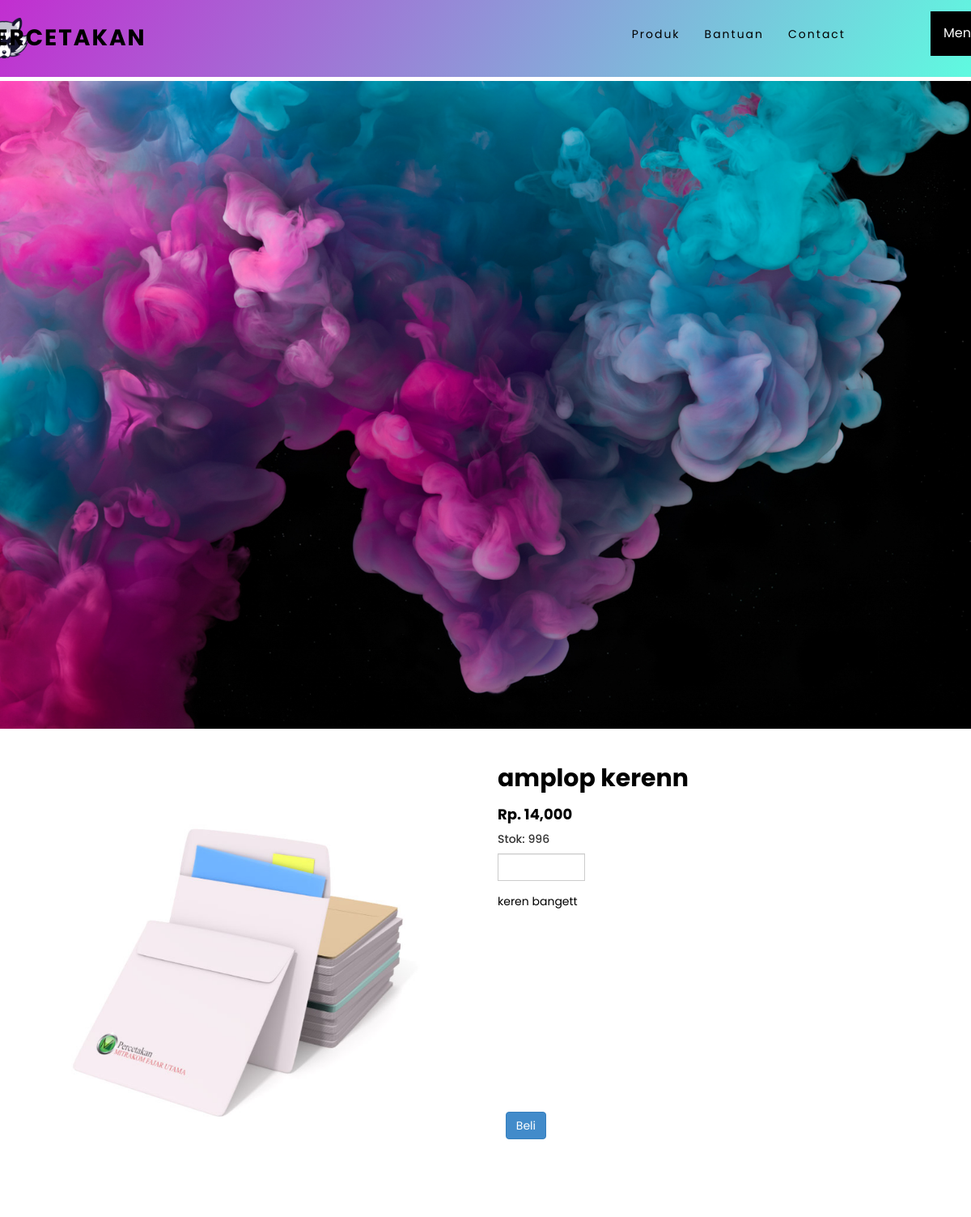
Screenshot of /detail.php?id=2 with the database file from the repository.
### tables this page shows
CREATE TABLE `produk` (
  `id_produk` int(11) NOT NULL,
  `nama_produk` varchar(100) NOT NULL,
  `harga_produk` int(11) NOT NULL,
  `berat_produk` int(11) NOT NULL,
  `foto_produk` varchar(100) NOT NULL,
  `deskripsi_produk` text NOT NULL,
  `stok_produk` int(5) NOT NULL
);

### detail.php (the view, shortened to what this page needs)
<?php
include 'koneksi.php';
$id_produk = $_GET["id"];
$ambil = $koneksi->query("SELECT * FROM produk WHERE id_produk='$id_produk'");
$detail = $ambil->fetch_assoc();
?>
<!DOCTYPE html>
<html>
<head>
	<link rel="stylesheet" type="text/css" href="admin/assets/css/bootstrap.css">
  	<link rel="stylesheet" type="text/css" href="css/dashboard.css">
  	<link rel="stylesheet" type="text/css" href="css/detail.css">
</head>
<body>
<header>
	  <img class="poto" src="css/2.png" width="60" height="50"><a class="logo" href="dashboard.php">Percetakan</a>
	<div class="dropdown">
	<button class="dropbtn">Menu</button>
	</div>
	<ul>
	  <li><a href="dashboard.php">Produk</a></li>
	  <li><a href="#news">Bantuan</a></li>
	  <li><a href="#contact">Contact</a></li>
	</ul>
</header>
<section class="banner"></section>
<br>
<br>
<br>
<br>
<br>
<br>
<section class="kontent">
	<div class="container">
		<div class="row">
			<div class="col-md-6">
				<img src="foto_produk/<?php echo $detail['foto_produk']; ?>" alt="" class="img-responsive">
			</div>
			<div class="col-md-6">
				<h2><?php echo $detail["nama_produk"] ?></h2>
				<h4>Rp. <?php echo number_format($detail["harga_produk"]); ?></h4>
				<h5>Stok: <?php echo $detail['stok_produk'] ?></h5>
				<form method="post">
					<div class="form-group">
						<div class="input-group">
							<input type="number" min="1" class="form-control" name="jumlah" max="<?php echo $detail['stok_produk'] ?>">
						</div>
					</div>
					<div class="tombol">
						<button class="btn btn-primary" name="beli" style="margin-bottom: 50px;">Beli</button>
					</div>
				</form>
				<p><?php echo $detail["deskripsi_produk"]; ?></p>
			</div>
	</div>
</section>
</body>
</html>

### css/dashboard.css (style rules this page uses)
* { margin: 0; padding: 0; box-sizing: border-box; font-family: 'Poppins', sans-serif; }
body { background: #fff; min-height: 200vh; }
header { position: fixed; top: 0; left: 0; width: 100%; display: flex; justify-content: space-between; align-items: center; background: linear-gradient(120deg, #c22ed0, #5ffae0); transition: 0.6s; padding: 20px 100px; z-index: 100000; }
header .logo { position: relative; font-weight: 700; color: #000; text-decoration: none; font-size: 2em; text-transform: uppercase; letter-spacing: 2px; transition: 0.6s; right: 390px; }
header ul { position: relative; display: flex; justify-content: center; align-items: center; right: 40px; }
header ul li { position: relative; list-style: none; }
header ul li a { position: relative; margin: 0 15px; text-decoration: none; color: #000; letter-spacing: 2px; font-weight: 500px; transition: 0.6s; }
.banner { position: relative; top: 100px; width: 100%; height: 100vh; background: url(5.png); background-size: cover; }
.dropbtn { background-color: #000; color: white; padding: 16px; font-size: 16px; border: none; cursor: pointer; }
.dropdown { position: relative; display: inline-block; float: right; left: 500px; bottom: 6px; }
.poto { position: relative; right: 250px; }

### css/detail.css (style rules this page uses)
.btn { position: relative; float: right; right: 245px; bottom: 160px; }
.tombol { position: relative; top:430px; right: 250px; }

### rows the page displays
produk: foto_produk (picture), nama_produk "amplop kerenn", harga_produk "14,000", stok_produk "996", deskripsi_produk "keren bangett"
